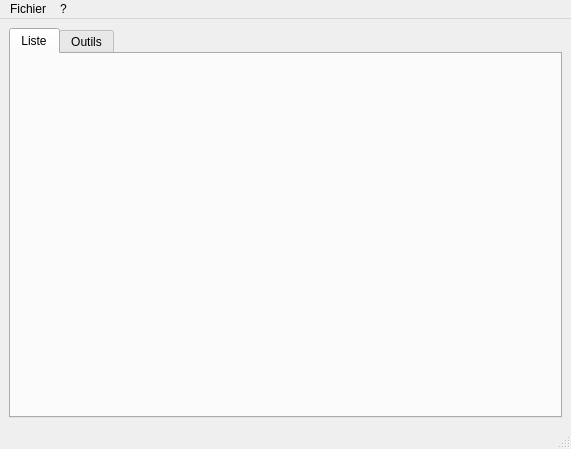
<?xml version="1.0" encoding="UTF-8"?>
<ui version="4.0">
 <class>MainWindow</class>
 <widget class="QMainWindow" name="MainWindow">
  <property name="geometry">
   <rect>
    <x>0</x>
    <y>0</y>
    <width>571</width>
    <height>449</height>
   </rect>
  </property>
  <property name="windowTitle">
   <string notr="true"/>
  </property>
  <property name="windowIcon">
   <iconset>
    <normaloff>logo/icon.png</normaloff>logo/icon.png</iconset>
  </property>
  <widget class="QWidget" name="centralwidget">
   <layout class="QHBoxLayout" name="horizontalLayout">
    <item>
     <widget class="QTabWidget" name="tabWidget">
      <property name="currentIndex">
       <number>0</number>
      </property>
      <widget class="QWidget" name="planning_tab">
       <attribute name="title">
        <string>Liste</string>
       </attribute>
       <layout class="QGridLayout" name="gridLayout_3">
        <item row="0" column="0">
         <layout class="QGridLayout" name="full_list_tab_layout"/>
        </item>
       </layout>
      </widget>
      <widget class="QWidget" name="tools_tab">
       <attribute name="title">
        <string>Outils</string>
       </attribute>
       <layout class="QGridLayout" name="gridLayout_2">
        <item row="0" column="0">
         <layout class="QGridLayout" name="tools_tab_layout"/>
        </item>
       </layout>
      </widget>
     </widget>
    </item>
   </layout>
  </widget>
  <widget class="QMenuBar" name="menubar">
   <property name="geometry">
    <rect>
     <x>0</x>
     <y>0</y>
     <width>571</width>
     <height>24</height>
    </rect>
   </property>
   <widget class="QMenu" name="about_menu">
    <property name="title">
     <string>?</string>
    </property>
    <addaction name="about_action"/>
    <addaction name="about_qt_action"/>
   </widget>
   <widget class="QMenu" name="file_menu">
    <property name="title">
     <string>Fichier</string>
    </property>
    <addaction name="load_profile_action"/>
    <addaction name="save_profile_action"/>
    <addaction name="close_profile_action"/>
    <addaction name="separator"/>
    <addaction name="quit_action"/>
   </widget>
   <addaction name="file_menu"/>
   <addaction name="about_menu"/>
  </widget>
  <widget class="QStatusBar" name="statusbar"/>
  <action name="quit_action">
   <property name="icon">
    <iconset>
     <normaloff>:/icons/icons/delete.ico</normaloff>:/icons/icons/delete.ico</iconset>
   </property>
   <property name="text">
    <string>&amp;Quitter</string>
   </property>
  </action>
  <action name="about_qt_action">
   <property name="icon">
    <iconset>
     <normaloff>:/icons/icons/delete.ico</normaloff>:/icons/icons/delete.ico</iconset>
   </property>
   <property name="text">
    <string>&amp;A propos de Qt</string>
   </property>
  </action>
  <action name="load_profile_action">
   <property name="text">
    <string>Charger un profil</string>
   </property>
  </action>
  <action name="close_profile_action">
   <property name="text">
    <string>Fermer le profil</string>
   </property>
  </action>
  <action name="save_profile_action">
   <property name="text">
    <string>Sauvegarder le profil</string>
   </property>
  </action>
  <action name="about_action">
   <property name="text">
    <string>A propos ...</string>
   </property>
  </action>
 </widget>
 <resources/>
 <connections>
  <connection>
   <sender>quit_action</sender>
   <signal>triggered()</signal>
   <receiver>MainWindow</receiver>
   <slot>close()</slot>
   <hints>
    <hint type="sourcelabel">
     <x>-1</x>
     <y>-1</y>
    </hint>
    <hint type="destinationlabel">
     <x>399</x>
     <y>299</y>
    </hint>
   </hints>
  </connection>
 </connections>
</ui>
